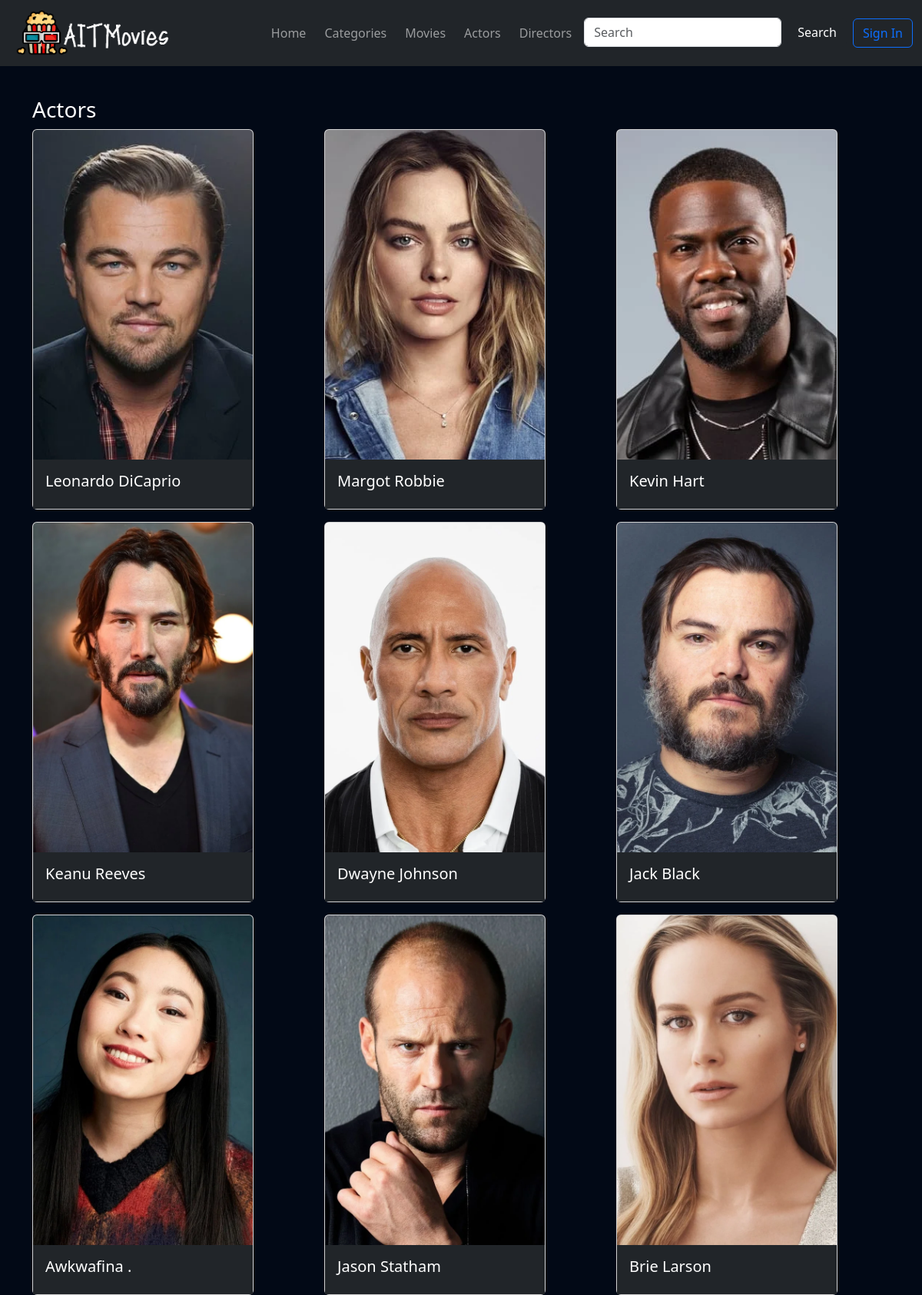
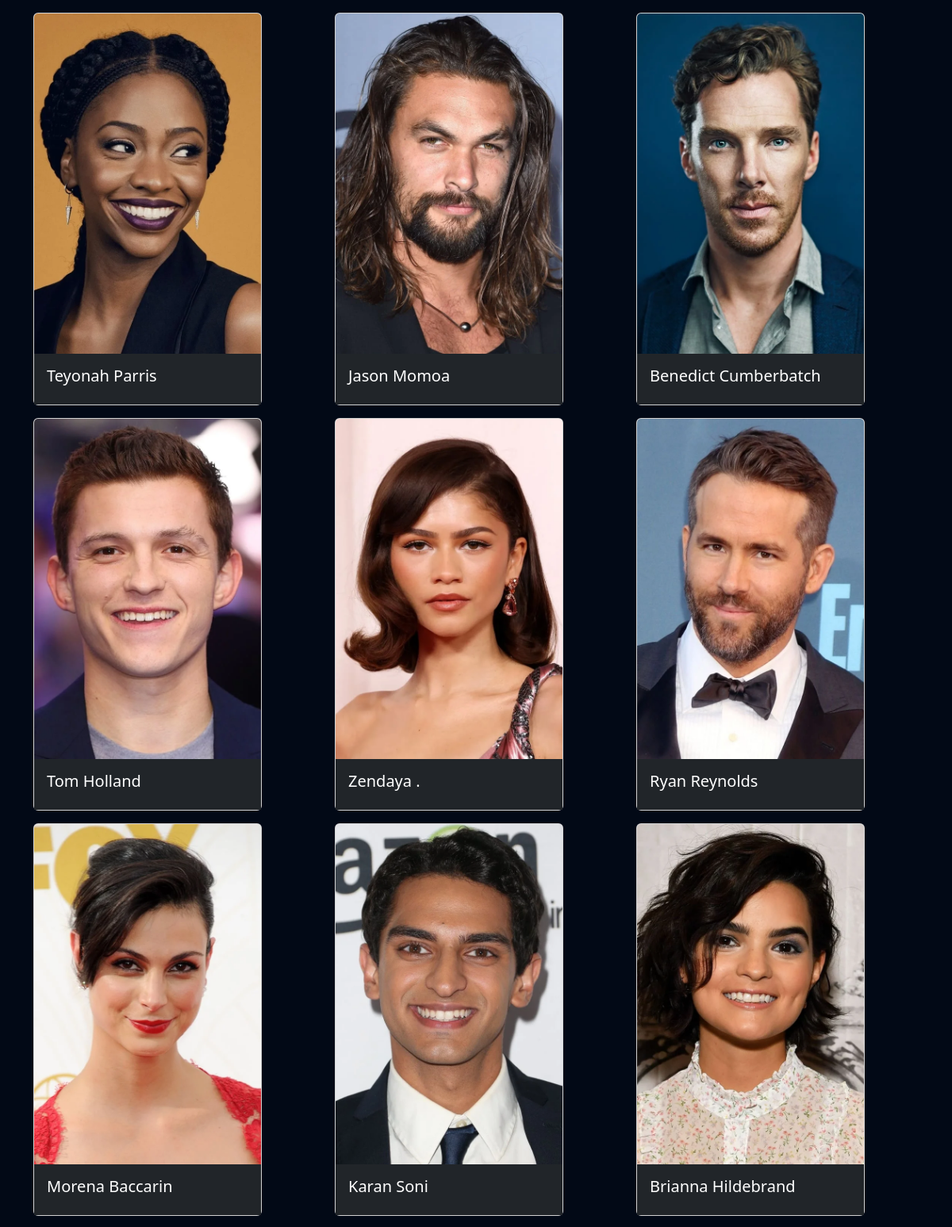
Screenshot of /all_actors.php (upper part) with the database file from the repository (2 pictures, top to bottom).
### tables this page shows
CREATE TABLE `actors` (
  `actorid` int(11) NOT NULL,
  `fname` varchar(255) NOT NULL,
  `lname` varchar(255) NOT NULL,
  `gender` varchar(15) NOT NULL,
  `description` text NOT NULL,
  `movie1` varchar(255) NOT NULL,
  `movie2` varchar(255) NOT NULL,
  `movie3` varchar(255) NOT NULL,
  `photo` varchar(255) NOT NULL
);

### all_actors.php (the view, shortened to what this page needs)
<?php
include 'navbar.php';
include 'db_connect.php';
$searchTerm = isset($_GET['query']) ? $_GET['query'] : '';
$actorsSql = "SELECT actorid, fname, lname, photo FROM actors WHERE CONCAT(fname, ' ', lname) LIKE ?";
$results = ['actors' => []];
function searchTable($conn, $sql, $searchTerm, &$results, $table)
{
    if ($stmt = $conn->prepare($sql)) {
        $term = "%$searchTerm%";
        $stmt->bind_param("s", $term);
        $stmt->execute();
        $result = $stmt->get_result();
        while ($row = $result->fetch_assoc()) {
            $results[$table][] = $row;
        }
    }
}
searchTable($conn, $actorsSql, $searchTerm, $results, 'actors');
echo "<div class='container mt-5'>";
if (!empty($results['actors'])) {
    echo "<div class='row mt-5'>";
    echo "<h3 class='text-white'>Actors</h3>";
    foreach ($results['actors'] as $actor) {
        echo "<div class='col-md-4 mb-3'>";
        echo "<a href='actor_profile.php?actorid=" . $actor['actorid'] . "' class='text-decoration-none'>";
        echo "<div class='card' style='width: 18rem;'>";
        echo "<img src='" . htmlspecialchars($actor['photo']) . "' class='card-img-top' alt='Actor Photo'>";
        echo "<div class='card-body bg-dark text-white'>";
        echo "<h5 class='card-title'>" . htmlspecialchars($actor['fname']) . " " . htmlspecialchars($actor['lname']) . "</h5>";
        echo "</div>";
        echo "</div>";
        echo "</a>";
        echo "</div>";
    }
    echo "</div>";
}
echo "</div>";

### style.css (style rules this page uses)
body { padding-top: 78px; background-color: #020916; }

### rows the page displays
actors: photo (picture), fname "Leonardo", lname "DiCaprio"
actors: photo (picture), fname "Margot", lname "Robbie"
actors: photo (picture), fname "Kevin", lname "Hart"
actors: photo (picture), fname "Keanu", lname "Reeves"
actors: photo (picture), fname "Dwayne", lname "Johnson"
actors: photo (picture), fname "Jack", lname "Black"
actors: photo (picture), fname "Awkwafina", lname "."
actors: photo (picture), fname "Jason", lname "Statham"
actors: photo (picture), fname "Brie", lname "Larson"
actors: photo (picture), fname "Teyonah", lname "Parris"
actors: photo (picture), fname "Jason", lname "Momoa"
actors: photo (picture), fname "Benedict", lname "Cumberbatch"
actors: photo (picture), fname "Tom", lname "Holland"
actors: photo (picture), fname "Zendaya", lname "."
actors: photo (picture), fname "Ryan", lname "Reynolds"
actors: photo (picture), fname "Morena", lname "Baccarin"
actors: photo (picture), fname "Karan", lname "Soni"
actors: photo (picture), fname "Brianna", lname "Hildebrand"
